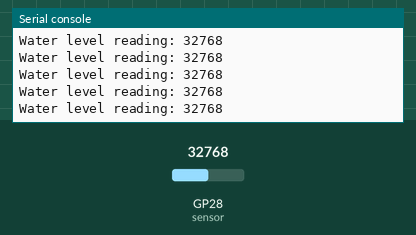
The program below on a simulated Raspberry Pi Pico running MicroPython. Shown: the last lines printed to the serial console. The inputs (shaded band) are chosen by the test bench; at power-on: GP28 (sensor) = 32768 (analog values on the 0–65535 scale).

Above: at 1.2 s.
1.3 s: GP28 (sensor) set to 45874
At 1.56 s:
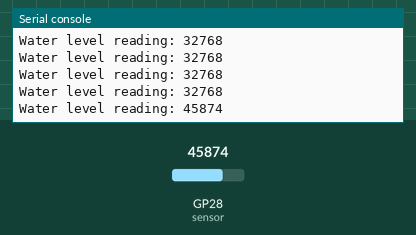
2.8 s: GP28 (sensor) set to 57670
At 2.96 s:
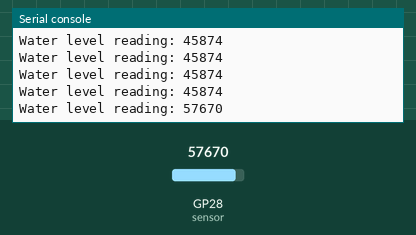
Timing chart, 0 to 5.8 s (numbered marks = the images above; inputs shaded):
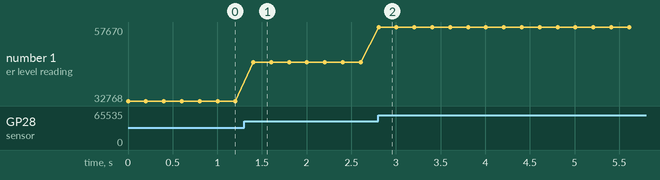

The program:

2.14_feel_the_water_level.py
```python
import machine
import utime

# Initialize ADC on GP28
sensor = machine.ADC(28)

while True:
    # Read the analog value from the sensor
    value = sensor.read_u16()
    print("Water level reading:", value)
    utime.sleep(0.2)  # Delay to avoid flooding the console with data
```

Measured:
- after the input at 1.3 s, the serial console: prints a new line after 0.10 s (image 1)
- after the input at 2.8 s, the serial console: prints a new line at once (image 2)
- plotted number 1: 32768 → 45874 after the input at 1.3 s, 45874 → 57670 after the input at 2.8 s
